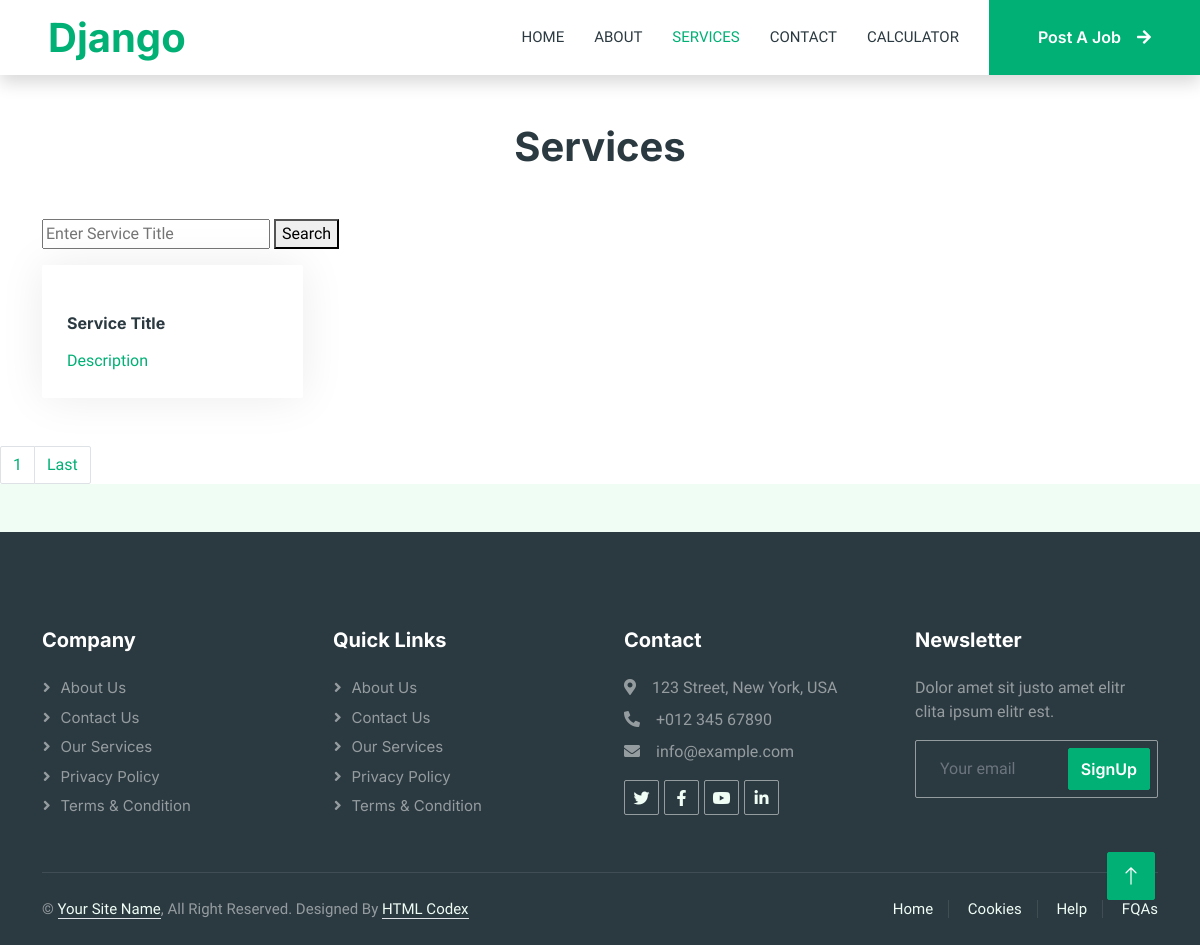
The page /services/ on the database as committed earlier.
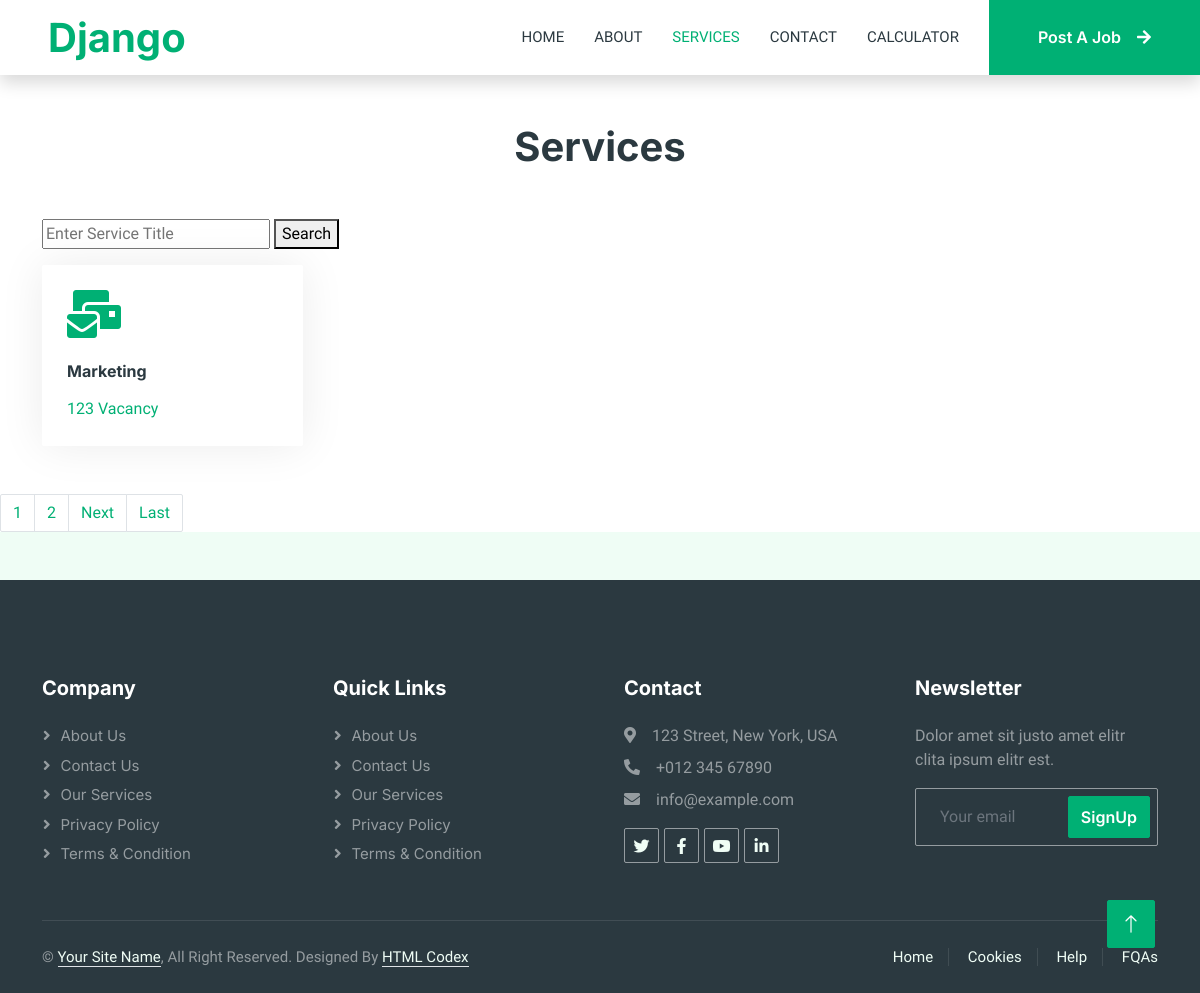
The same page on the database as committed later.
### services/models.py (models this page shows)
class Services(models.Model):
    service_icon = models.CharField(max_length=50)
    service_title = models.CharField(max_length=50)
    service_desc = models.TextField()

### firstdjangoapp/views.py (the view)
# urls.py: path('services/', views.services),
def services(request):
    servicesData=Services.objects.all()
    paginator = Paginator(servicesData, 1)
    page_number = request.GET.get('page')
    servicesData_final = paginator.get_page(page_number)
    total_page = servicesData_final.paginator.num_pages
    data = {
        'servicesData': servicesData_final,
        'total_page': total_page,
        'pages_list': [n+1 for n in range(total_page)]
    }
    return render(request, 'services.html', data)

### templates/services.html (shortened to what this page needs)
{% extends 'base.html' %} {% block content %}
<div class="container-xxl bg-white p-0">
  <div class="container-xxl py-5">
    <div class="container">
      <h1 class="text-center mb-5 wow fadeInUp" data-wow-delay="0.1s">
        Services
      </h1>
      <form method="get">
        <input
          type="text"
          name="servicename"
          placeholder="Enter Service Title"
        />
        <button type="submit">Search</button>
      </form>
      <div class="row g-4">
        {% for service in servicesData %}
        <div class="col-lg-3 col-sm-6 wow fadeInUp" data-wow-delay="0.1s">
          <a class="cat-item rounded p-4" href="">
            <i class="fa fa-3x {{service.service_icon}} text-primary mb-4"></i>
            <h6 class="mb-3">{{service.service_title}}</h6>
            <p class="mb-0">{{service.service_desc}}</p>
          </a>
        </div>
        {% empty %}
        <div class="row g-4">No Data Found!</div>
        {% endfor %}
      </div>
    </div>
  </div>
  <nav aria-label="Page navigation example">
    <ul class="pagination">
       {% for n in pages_list %}
      <li class="page-item">
        <a class="page-link" href="?page={{n}}">{{n}}</a>
      </li>
      {% endfor %} {% if servicesData.has_next %}
      <li class="page-item">
        <a class="page-link" href="?page={{servicesData.next_page_number}}"
          >Next</a
        >
      </li>
      {% endif %}
      <li class="page-item">
        <a class="page-link" href="?page={{total_page}}">Last</a>
      </li>
    </ul>
  </nav>
</div>
{% endblock %}

Rows that differ between the two databases and show on the page:
removed Services: service_title "Service Title", service_desc "Description"
added Services: service_title "Marketing", service_desc "123 Vacancy"
Other text that changed with them:
new list line: "2"
text now shown: "Next"
